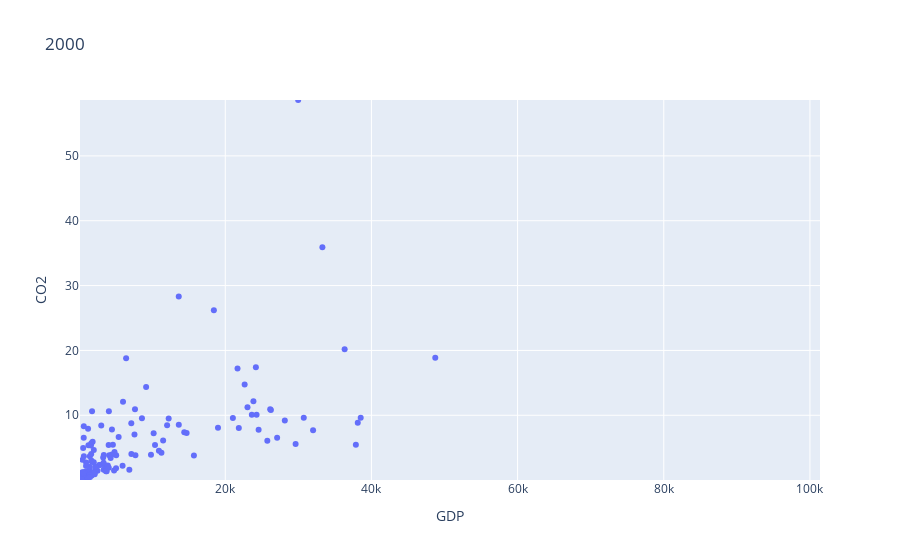
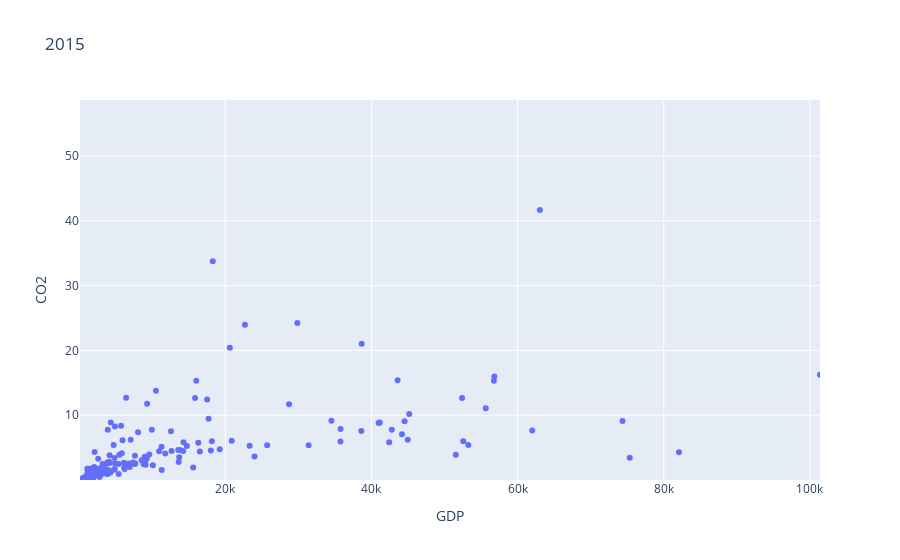

The notebook cell saved with these charts, in order:
### Markdown cell above
Run these next three cells to check your answer. You should see your two scatter plots side by side.

### Code cell
fig_2000 = get_scatter(df_2000, '2000')
fig_2015 = get_scatter(df_2015, '2015')

fig_2000.update_layout(xaxis=dict(range=get_range('GDP', df_2000, df_2015)))
fig_2000.update_layout(yaxis=dict(range=get_range('CO2', df_2000, df_2015)))
fig_2000.update_layout(dragmode=False)
fig_2000.show()

fig_2015.update_layout(xaxis=dict(range=get_range('GDP', df_2000, df_2015)))
fig_2015.update_layout(yaxis=dict(range=get_range('CO2', df_2000, df_2015)))
fig_2015.update_layout(dragmode=False);
fig_2015.show()

### Figure 1 — Plotly figure (JSON) as saved in the notebook; plotly's stock layout.template omitted (floating-point values rounded to 4 significant figures; data arrays with more than 128 entries replaced by an {"elided": "..."} marker saying what was removed)
{"data": [{"hovertemplate": "<b>%{hovertext}</b><br><br>GDP=%{x}<br>CO2=%{y}<extra></extra>", "hovertext": {"elided": "174 str values"}, "legendgroup": "", "marker": {"color": "#636efa", "symbol": "circle"}, "mode": "markers", "name": "", "orientation": "v", "showlegend": false, "type": "scatter", "x": {"elided": "174 float values"}, "xaxis": "x", "y": {"elided": "174 float values"}, "yaxis": "y"}], "layout": {"autosize": true, "dragmode": false, "legend": {"tracegroupgap": 0}, "title": {"text": "2000"}, "xaxis": {"anchor": "y", "domain": [0, 1], "range": [124.5, 101400.0], "title": {"text": "GDP"}, "type": "linear"}, "yaxis": {"anchor": "x", "domain": [0, 1], "range": [0.02, 58.62], "title": {"text": "CO2"}, "type": "linear"}}}

### Figure 2 — Plotly figure (JSON) as saved in the notebook; plotly's stock layout.template omitted (floating-point values rounded to 4 significant figures; data arrays with more than 128 entries replaced by an {"elided": "..."} marker saying what was removed)
{"data": [{"hovertemplate": "<b>%{hovertext}</b><br><br>GDP=%{x}<br>CO2=%{y}<extra></extra>", "hovertext": {"elided": "174 str values"}, "legendgroup": "", "marker": {"color": "#636efa", "symbol": "circle"}, "mode": "markers", "name": "", "orientation": "v", "showlegend": false, "type": "scatter", "x": {"elided": "174 float values"}, "xaxis": "x", "y": {"elided": "174 float values"}, "yaxis": "y"}], "layout": {"autosize": true, "dragmode": false, "legend": {"tracegroupgap": 0}, "title": {"text": "2015"}, "xaxis": {"anchor": "y", "domain": [0, 1], "range": [124.5, 101400.0], "title": {"text": "GDP"}, "type": "linear"}, "yaxis": {"anchor": "x", "domain": [0, 1], "range": [0.02, 58.62], "title": {"text": "CO2"}, "type": "linear"}}}
